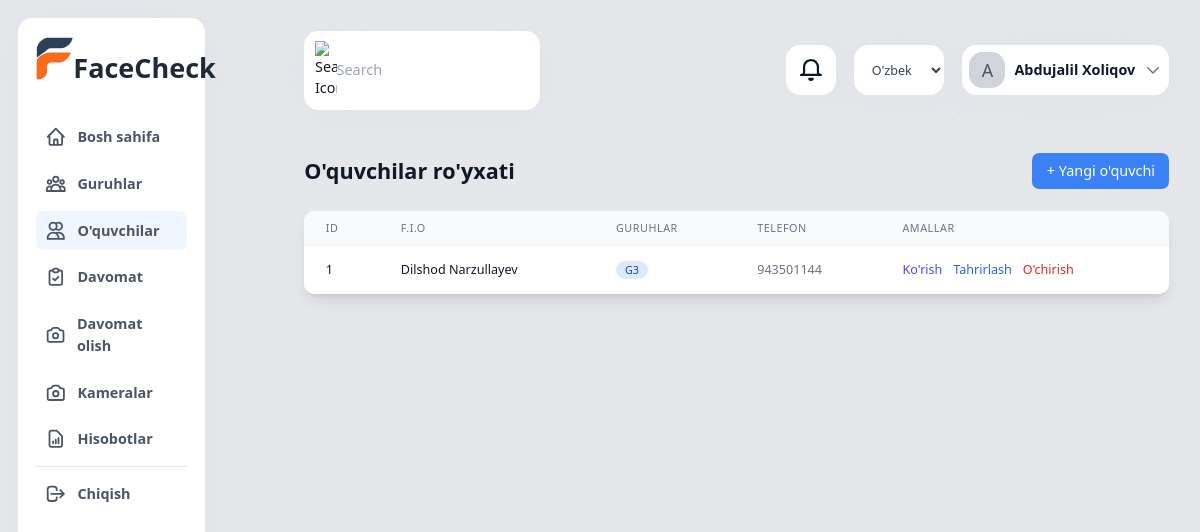
Page /uz/students/ (signed in) on the earlier database version.
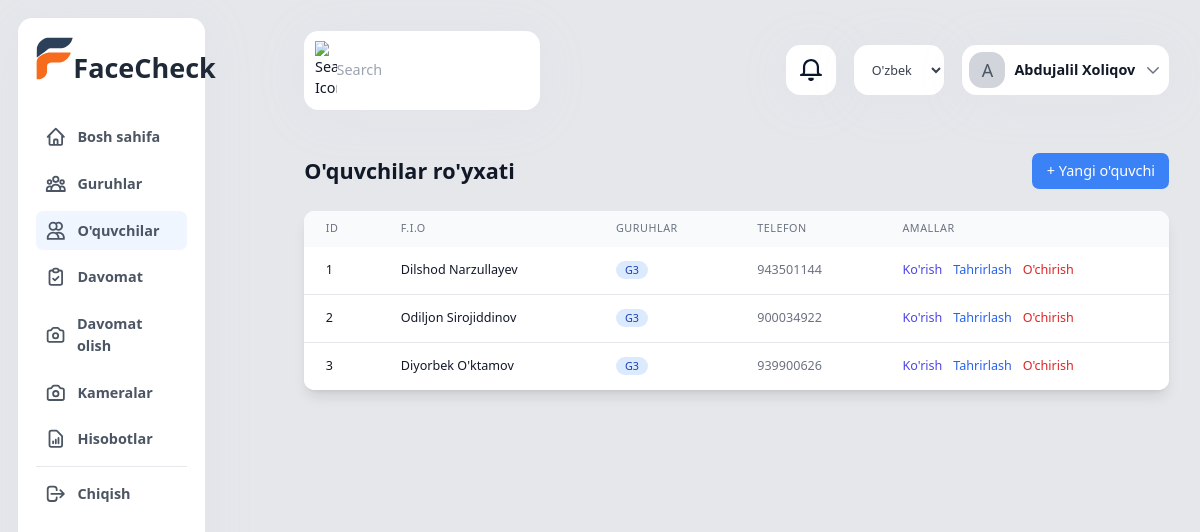
Same page on the later database version.
### app/models.py (models this page shows, shortened)
class Student(models.Model):
    user = models.OneToOneField(CustomUser, on_delete=models.CASCADE)
    groups = models.ManyToManyField(Group, related_name='students')
    parents = models.ManyToManyField(CustomUser, related_name='children')
    student_id = models.CharField(_("O'quvchi ID"), max_length=20, unique=True)
    class Meta:
        verbose_name = _("O'quvchi")
        verbose_name_plural = _("O'quvchilar")

class CustomUser(AbstractUser):
    USER_TYPE_CHOICES = (
        ('super_admin', 'Super Admin'),
        ('management', 'Rahbariyat'),
        ('teacher', 'O\'qituvchi'),
        ('student', 'O\'quvchi'),
        ('parent', 'Ota-ona'),
    )
    user_type = models.CharField(max_length=20, choices=USER_TYPE_CHOICES)
    phone_number = models.CharField(max_length=15, blank=True)
    profile_image = models.ImageField(upload_to='profile_pictures/', null=False, blank=False)
    face_encoding = models.BinaryField(null=True, blank=True)
    class Meta:
        verbose_name = _('Foydalanuvchi')
        verbose_name_plural = _('Foydalanuvchilar')

class Group(models.Model):
    name = models.CharField(_('Nomi'), max_length=100)
    department = models.ForeignKey(Department, on_delete=models.CASCADE, related_name='groups')
    teacher = models.ForeignKey(CustomUser, on_delete=models.SET_NULL, null=True, related_name='teaching_groups')
    start_date = models.DateField(_('Boshlanish sanasi'))
    end_date = models.DateField(_('Tugash sanasi'))
    active = models.BooleanField(_('Faol'), default=True)
    created_at = models.DateTimeField(auto_now_add=True)
    class Meta:
        verbose_name = _('Guruh')
        verbose_name_plural = _('Guruhlar')
        ordering = ['-created_at']

### app/views.py (the view)
# urls.py: path('students/', views.student_list, name='student_list'),
@login_required
def student_list(request):
    students = Student.objects.select_related('user').all()
    return render(request, 'students/list.html', {'students': students})

### app/context_processors.py (called while the page is built)
def camera_status(request):
    context = {}
    if request.user.is_authenticated and (request.user.is_staff or request.user.is_superuser):
        context['active_camera_count'] = Camera.objects.filter(active=True).count()
    return context

### app/templates/students/list.html
{% extends 'base.html' %}
{% load static %}
{% load i18n %}
{% block content %}
<div class="container mx-auto p-6">
    <div class="flex justify-between items-center mb-6">
        <h1 class="text-2xl font-bold text-gray-900">{% trans "O'quvchilar ro'yxati" %}</h1>
        <a href="{% url 'app:student_add' %}" class="bg-blue-500 text-white px-4 py-2 rounded-lg hover:bg-blue-600">
            + {% trans "Yangi o'quvchi" %}
        </a>
    </div>
    <div class="bg-white rounded-xl shadow-lg overflow-hidden">
        <div class="overflow-x-auto">
            <table class="min-w-full table-auto">
                <thead class="bg-gray-50">
                    <tr>
                        <th class="px-6 py-3 text-left text-xs font-medium text-gray-500 uppercase tracking-wider">{% trans "ID" %}</th>
                        <th class="px-6 py-3 text-left text-xs font-medium text-gray-500 uppercase tracking-wider">{% trans "F.I.O" %}</th>
                        <th class="px-6 py-3 text-left text-xs font-medium text-gray-500 uppercase tracking-wider">{% trans "Guruhlar" %}</th>
                        <th class="px-6 py-3 text-left text-xs font-medium text-gray-500 uppercase tracking-wider">{% trans "Telefon" %}</th>
                        <th class="px-6 py-3 text-left text-xs font-medium text-gray-500 uppercase tracking-wider">{% trans "Amallar" %}</th>
                    </tr>
                </thead>
                <tbody class="bg-white divide-y divide-gray-200">
                    {% for student in students %}
                    <tr class="hover:bg-gray-50">
                        <td class="px-6 py-4 whitespace-nowrap text-sm font-medium text-gray-900">
                            {{ student.student_id }}
                        </td>
                        <td class="px-6 py-4 whitespace-nowrap text-sm text-gray-900">
                            {{ student.user.get_full_name }}
                        </td>
                        <td class="px-6 py-4 whitespace-nowrap text-sm text-gray-500">
                            {% for group in student.groups.all %}
                                <span class="inline-flex items-center px-2.5 py-0.5 rounded-full text-xs font-medium bg-blue-100 text-blue-800 mr-2">
                                    {{ group.name }}
                                </span>
                            {% endfor %}
                        </td>
                        <td class="px-6 py-4 whitespace-nowrap text-sm text-gray-500">
                            {{ student.user.phone_number }}
                        </td>
                        <td class="px-6 py-4 whitespace-nowrap text-sm font-medium">
                            <div class="flex space-x-3">
                                <a href="{% url 'app:student_detail' student.pk %}" class="text-indigo-600 hover:text-indigo-900">
                                    {% trans "Ko'rish" %}
                                </a>
                                <a href="{% url 'app:student_edit' student.pk %}" class="text-blue-600 hover:text-blue-900">
                                    {% trans "Tahrirlash" %}
                                </a>
                                <a href="{% url 'app:student_delete' student.pk %}" class="text-red-600 hover:text-red-900">
                                    {% trans "O'chirish" %}
                                </a>
                            </div>
                        </td>
                    </tr>
                    {% empty %}
                    <tr>
                        <td colspan="5" class="px-6 py-4 text-center text-gray-500">
                            {% trans "O'quvchilar topilmadi" %}
                        </td>
                    </tr>
                    {% endfor %}
                </tbody>
            </table>
        </div>
    </div>
</div>
{% endblock %}

Differences in the rows shown:
added Student: student_id "2", user.get_full_name "Odiljon Sirojiddinov", user.phone_number "900034922", Group (name "G3")
added Student: student_id "3", user.get_full_name "Diyorbek O'ktamov", user.phone_number "939900626", Group (name "G3")
